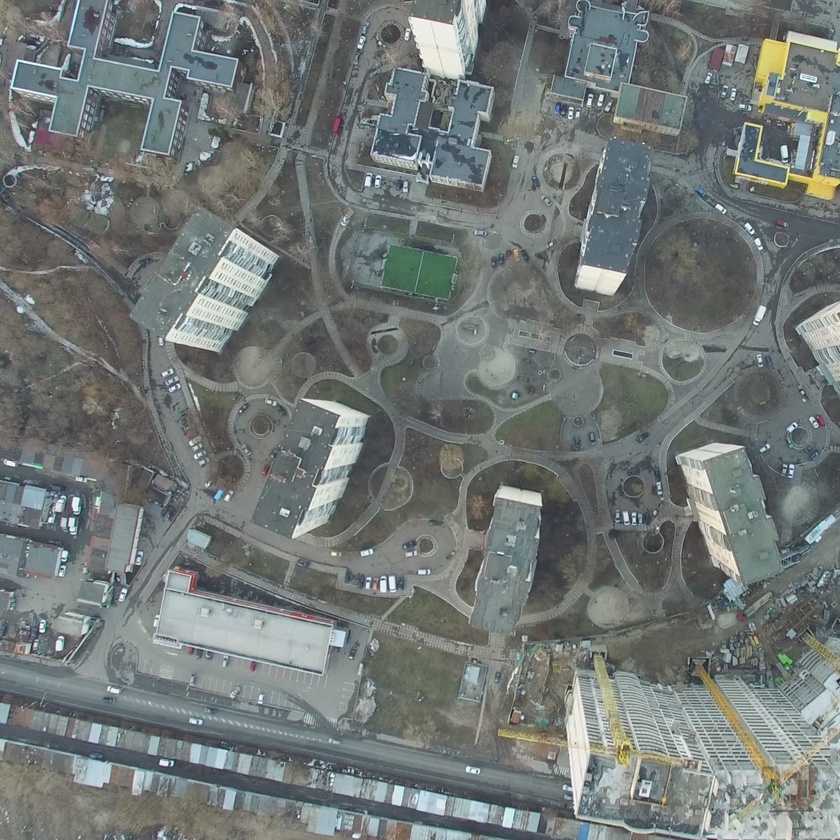
#> input picture image/industrial.jpg, 840 x 840 px, shrunk from 2160 x 2160 before the run; the run also reads 1 picture not shown here
$ python brief_tutu.py
#> lines starting #> are read from the running program, lines starting #| are printed output that depends on the picture; long printed decimals are rounded
import numpy as np
import cv2
from matplotlib import pyplot as plt
import time

img1 = cv2.imread('image/industrial.jpg', 0)
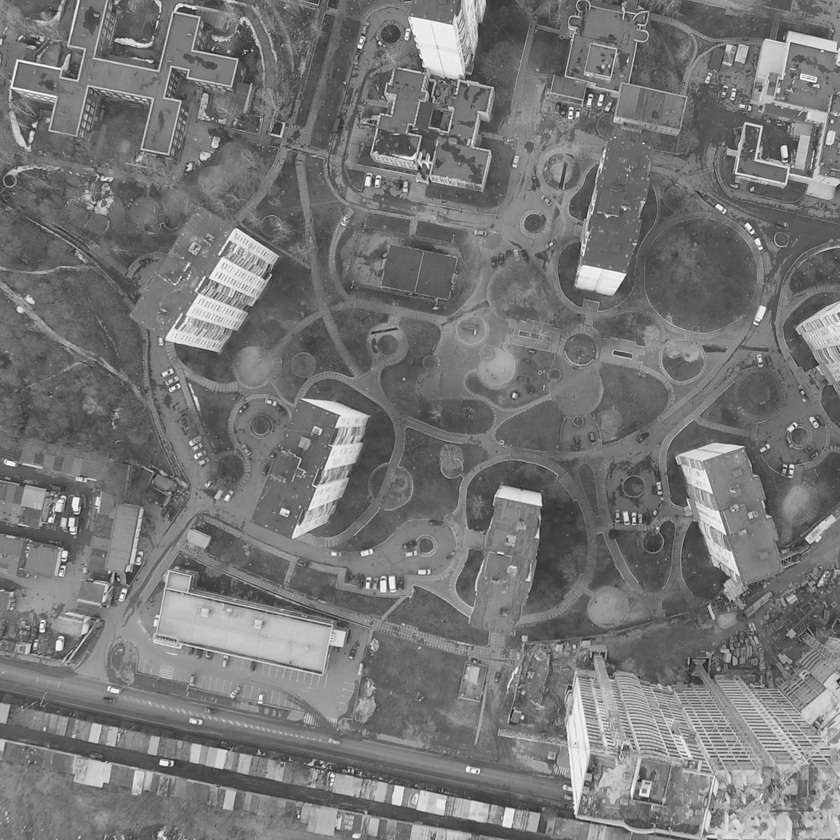
#> img1: shape (840, 840); min 26, max 255, mean 117.7
img2 = cv2.imread('image/industrial_scale.jpg', 0)
#> img2: shape (420, 420); min 31, max 255, mean 117.7

# Initiate ORB detector
orb = cv2.ORB_create(scoreType=cv2.ORB_FAST_SCORE)

# find the keypoints with ORB
kp1, des1 = orb.detectAndCompute(img1,None)
#> kp1 = 504 keypoints; strongest (x, y, size): (160, 763, 31), (64, 560, 31), (784, 146, 31), (288, 511, 31)
kp2, des2 = orb.detectAndCompute(img2,None)
#> kp2 = 525 keypoints; strongest (x, y, size): (300, 49, 31), (37, 253, 37.2), (80, 380, 37.2), (35, 259, 31)
# create BFMatcher object
bf = cv2.BFMatcher(cv2.NORM_L2, crossCheck=True)
#bf = cv2.BFMatcher()
# Match descriptors.
matches = bf.match(des1,des2)
#> matches = 208 matches

# Sort them in the order of their distance.
matches = sorted(matches, key = lambda x:x.distance)
distance1 = []
sumDistances = 0
for m in matches:
    sumDistances += m.distance
#> this loop made 208 passes
#> sumDistances on passes 1 to 3: 33.23, 68.38, 104.9
#> after the loop, sumDistances = 54725.6
    #print(m.distance)
avgDistance = sumDistances / len(matches)
#> avgDistance = 263.1
print(avgDistance)
#| 263.104
for m in matches:
    if m.distance < avgDistance:
       distance1.append(m)
#> after the loop, distance1 = 93 matches

img3 = np.zeros((1,1))
im4 = cv2.drawMatches(img1,kp1,img2,kp2,matches[:200],None, flags=2)
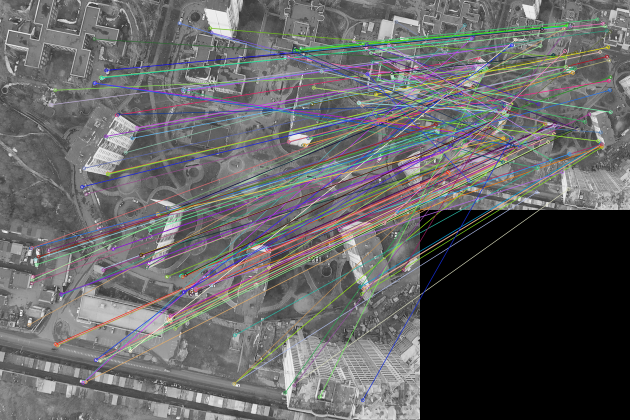
#> im4: shape (840, 1260, 3) (shown at 1/2 size); mean of channels 0, 1, 2 100.6, 99.9, 100.1; drawn as B, G, R
#im4 = cv2.drawMatches( img1,kp1,img2,kp2, img3,None flags=2)
plt.imshow(im4),plt.show()
print ('img1:',len(des1))
#| img1: 504
print ('img2:',len(des2))
#| img2: 525
print('matches number', len(distance1))
#| matches number 93
start_time = time.clock()

print (time.clock() - start_time, "seconds")
